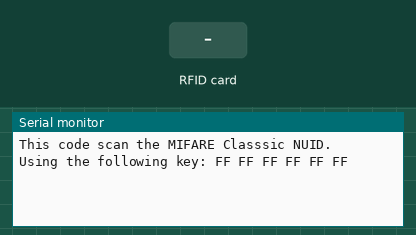
The sketch below on a simulated ESP32. Shown: the last lines printed to the serial monitor. The test bench sets the inputs (shaded band).

Above: at 1.2 s.
1.3 s: RFID card 5E 7A 19 C4 held to the reader
At 2.4 s:
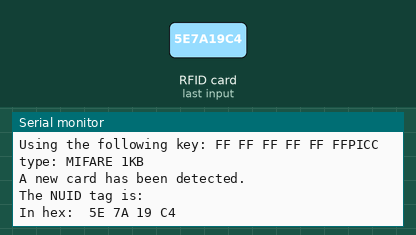
2.8 s: RFID card 5E 7A 19 C4 held to the reader
At 3.9 s:
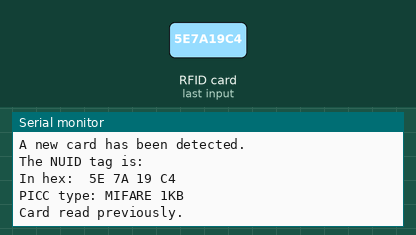

Measured:
- after the input at 1.3 s, the serial monitor: prints a new line at once (image 1)
- after the input at 2.8 s, the serial monitor: prints a new line at once (image 2)

The sketch:

ReadNUIDMFRC522.ino
```cpp
// (licence header left out)
#include <SPI.h>
#include <MFRC522.h>

#define SS_PIN 5
#define RST_PIN 27

MFRC522 rfid(SS_PIN, RST_PIN); // Instance of the class

MFRC522::MIFARE_Key key;

// Init array that will store new NUID
byte nuidPICC[4];

void setup() {
  Serial.begin(9600);
  SPI.begin(); // Init SPI bus
  rfid.PCD_Init(); // Init MFRC522

  for (byte i = 0; i < 6; i++) {
    key.keyByte[i] = 0xFF;
  }

  Serial.println(F("This code scan the MIFARE Classsic NUID."));
  Serial.print(F("Using the following key:"));
  printHex(key.keyByte, MFRC522::MF_KEY_SIZE);
}

void loop() {

  // Reset the loop if no new card present on the sensor/reader. This saves the entire process when idle.
  if ( ! rfid.PICC_IsNewCardPresent())
    return;

  // Verify if the NUID has been readed
  if ( ! rfid.PICC_ReadCardSerial())
    return;

  Serial.print(F("PICC type: "));
  MFRC522::PICC_Type piccType = rfid.PICC_GetType(rfid.uid.sak);
  Serial.println(rfid.PICC_GetTypeName(piccType));

  // Check is the PICC of Classic MIFARE type
  if (piccType != MFRC522::PICC_TYPE_MIFARE_MINI &&
    piccType != MFRC522::PICC_TYPE_MIFARE_1K &&
    piccType != MFRC522::PICC_TYPE_MIFARE_4K) {
    Serial.println(F("Your tag is not of type MIFARE Classic."));
    return;
  }

  if (rfid.uid.uidByte[0] != nuidPICC[0] ||
    rfid.uid.uidByte[1] != nuidPICC[1] ||
    rfid.uid.uidByte[2] != nuidPICC[2] ||
    rfid.uid.uidByte[3] != nuidPICC[3] ) {
    Serial.println(F("A new card has been detected."));

    // Store NUID into nuidPICC array
    for (byte i = 0; i < 4; i++) {
      nuidPICC[i] = rfid.uid.uidByte[i];
    }

    Serial.println(F("The NUID tag is:"));
    Serial.print(F("In hex: "));
    printHex(rfid.uid.uidByte, rfid.uid.size);
    Serial.println();
    //Serial.print(F("In dec: "));
    //printDec(rfid.uid.uidByte, rfid.uid.size);
    //Serial.println();
  }
  else Serial.println(F("Card read previously."));

  // Halt PICC
  rfid.PICC_HaltA();

  // Stop encryption on PCD
  rfid.PCD_StopCrypto1();
}


/**
 * Helper routine to dump a byte array as hex values to Serial.
 */
void printHex(byte *buffer, byte bufferSize) {
  for (byte i = 0; i < bufferSize; i++) {
    Serial.print(buffer[i] < 0x10 ? " 0" : " ");
    Serial.print(buffer[i], HEX);
  }
}

// /**
//  * Helper routine to dump a byte array as dec values to Serial.
//  */
// void printDec(byte *buffer, byte bufferSize) {
//   for (byte i = 0; i < bufferSize; i++) {
//     Serial.print(buffer[i] < 0x10 ? " 0" : " ");
//     Serial.print(buffer[i], DEC);
//   }
// }
```

Network.cpp
```cpp
#include "Network.h"

#define WIFI_SSID "XUANXUAN_2.GHz@unifi"
#define WIFI_PASSWORD "1234567890999"

// #define API_KEY "AIzaSyAsIlkYQFu9rExzhdpG5HHfnhEI66Unj-4"
// #define FIREBASE_PROJECT_ID "myx-baggage"
// #define USER_EMAIL "reader1@myxbaggage.com"
// #define USER_PASSWORD "Xu@n3309"

// static Network *instance = NULL;

Network::Network(){
  // instance = this;
}

void WiFiEventConnected(WiFiEvent_t event, WiFiEventInfo_t info){
    Serial.println("WIFI CONNECTED! WAITING FOR LOCAL IP ADDR");
}

void WiFiEventGotIP(WiFiEvent_t event, WiFiEventInfo_t info){
    Serial.print("LOCAL IP ADDRESS: ");
    Serial.println(WiFi.localIP());
    // instance->firebaseInit();
}

void WiFiEventDisconnected(WiFiEvent_t event, WiFiEventInfo_t info){
    Serial.println("WIFI DISCONNECTED!");
    WiFi.begin(WIFI_SSID, WIFI_PASSWORD);
}

void Network::initWiFi(){
    WiFi.disconnect();
    WiFi.onEvent(WiFiEventConnected, SYSTEM_EVENT_STA_CONNECTED);
    WiFi.onEvent(WiFiEventGotIP, SYSTEM_EVENT_STA_GOT_IP);
    WiFi.onEvent(WiFiEventDisconnected, SYSTEM_EVENT_STA_DISCONNECTED);
    WiFi.begin(WIFI_SSID, WIFI_PASSWORD);
}

// void Network::firebaseInit(){
//   config.api_key = API_KEY;

//   auth.user.email = USER_EMAIL;
//   auth.user.password = USER_PASSWORD;

//   Firebase.begin(&config, &auth);
// }

// void Network::firebaseDataUpdate(double tagID){
//   if(WiFi.status() == WL_CONNECTED && Firebase.ready()){
//     String documentPath = "";

//     FirebaseJson content;

//     content.set("", String(tagID).c_str());

//     if(Firebase.Firestore.createDocument(&fbdo, FIREBASE_PROJECT_ID, "", documentPath.c_str(), content.raw())){
//       Serial.printf("ok\n\%s\n\n", fbdo.payload().c_str());
//       return;
//     }else{
//       Serial.println(fbdo.errorReason());
//     }
//   }
// }
```

Network.h
```cpp
#ifndef Network_H_
#define Network_H_

#include <WiFi.h>
// #include <Firebase_ESP_Client.h>
class Network{
    private:
        // FirebaseData fbdo;
        // FirebaseAuth auth;
        // FirebaseConfig config;

        // void firebaseInit();
        friend void WiFiEventConnected(WiFiEvent_t event, WiFiEventInfo_t info);
        friend void WiFiEventGotIP(WiFiEvent_t event, WiFiEventInfo_t info);
        friend void WiFiEventDisconnected(WiFiEvent_t event, WiFiEventInfo_t info);

    public:
        Network();
        void initWiFi();
        // void firestoreDataUpdate(double tagID);
};


#endif
```
